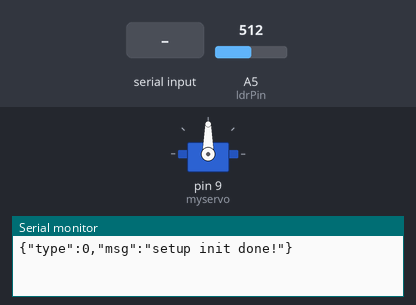
The sketch below on a simulated Arduino Uno, built with avr-gcc and run on an emulated ATmega328P. Parts: servo, the last lines printed to the serial monitor. The test bench sets the inputs (shaded band); at power-on: A5 (ldrPin) = 512.

Above: at 1.2 s.
1.3 s: "1" received over Serial
At 1.47 s:
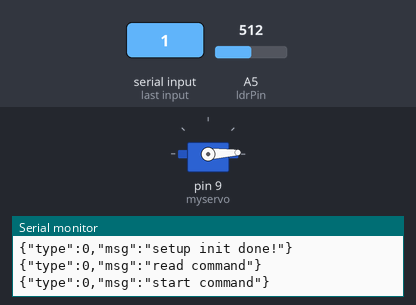
Timing chart, 0 to 5.4 s (numbered marks = the images above; inputs shaded):
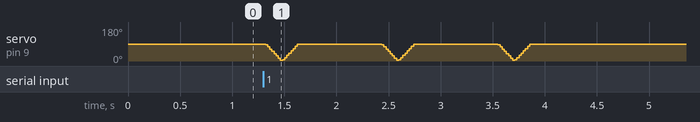

The sketch:

morphblock.ino
```cpp
#include <Servo.h>
#include <ArduinoJson.h>
Servo myservo;  // 创建舵机对象
int pos = 0;    // 舵机当前位置

const int MSG_LOG = 0x00;
const int MSG_HEART_BEAT = 0x01;
const int MSG_INSERT_COIN = 0x02;
const int ldrPin = A5;
const int ledPin = 8; // 设置LED连接的引脚为9
int counter = 0;
int heartTicker = 0;
 // 创建一个JSON对象
StaticJsonDocument<128> jsonDocument;

void setup() {
  // 初始化串口通信
  Serial.begin(9600);
  myservo.attach(9);  // 将舵机连接到数字引脚9
  logMsg(MSG_LOG,"setup init done!");
}
void logMsg(int type,String msg){
  jsonDocument["type"] = type;
  jsonDocument["msg"] = msg;
  // 序列化JSON到字符串
  String jsonString;
  serializeJson(jsonDocument, jsonString);
  Serial.println(jsonString);
}
void CheckInputloop() {

  if (Serial.available() > 0) {
    char command = Serial.read(); // 读取串口中的命令
    logMsg(MSG_LOG,"read command");
    if (command == '1') {
      logMsg(MSG_LOG,"start command");
//        for (pos = 0; pos <= 180; pos += 1) {
//          myservo.write(pos);
//          delay(15);
//        }
//        for (pos = 180; pos >= 0; pos -= 1) {
//          myservo.write(pos);
//          delay(15);
//        }
          kickBall();
    } else if (command == '0') {
        logMsg(MSG_LOG,"end command");
    }
  }
  else{
    //logMsg(MSG_LOG,"serial not avalible");
    //Serial.println("************serial not avalible************");
  }

}

void kickBall() {

  for (int idx = 0; idx < 3; idx++) {

    for (pos = 90; pos >= 0; pos -= 3) {
      myservo.write(pos);
      delay(5);
    }

    for (pos = 0; pos <= 90; pos += 3) {
      myservo.write(pos);
      delay(5);
    }
    delay(800);
  }
  delay(5000);
}

void loop() {
  // 读取光敏电阻的值
  int ldrValue = analogRead(ldrPin);

  if (ldrValue <300){
    // 打印光线强度值到串口
      // 创建一个字符串来合并数据
    counter++;
    String output = "{L:"+ String(ldrValue)+ "}"; //+ ",Coin:" + String(counter)+

    logMsg(MSG_INSERT_COIN, output);
    //Serial.println(output);
    delay(2000);

  }else
  {
        // 打印光线强度值到串口
    //Serial.print("光线强度值: ");
    //Serial.println(ldrValue);
//    kickBall();
    CheckInputloop();
    // 延时一段时间以防止频繁读取
    delay(10);

    // 延时一段时间每隔5秒左右发一次心跳包
    heartTicker++;
    if(heartTicker % 300 == 0){
      logMsg(MSG_HEART_BEAT,"heart beat!");
    }
    delay(10);
  }
}
```

Measured:
- after the input at 1.3 s, servo on pin 9 (myservo): 90° → 87° at once, then repeats every 1.1 s: 75° 0.02 s, 63° 0.02 s, 51° 0.02 s, 39° 0.02 s, 27° 0.02 s, 15° 0.02 s, 3° 0.02 s, 6° 0.02 s, 18° 0.02 s, 30° 0.02 s, 42° 0.02 s, 54° 0.02 s, 66° 0.02 s, 78° 0.02 s, 90° 0.81 s, 87° 0.02 s, until it stays 90° from 3.9 s
